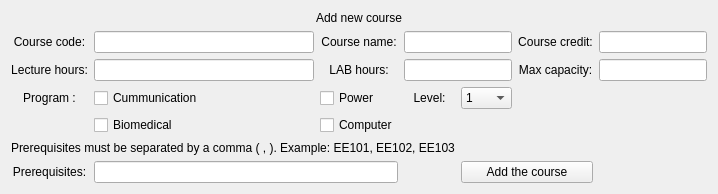
      <widget class="QWidget" name="AddingNewCourses">
       <layout class="QGridLayout" name="gridLayout_12">
        <item row="0" column="0" colspan="7">
         <widget class="QLabel" name="label_48">
          <property name="maximumSize">
           <size>
            <width>16777215</width>
            <height>200</height>
           </size>
          </property>
          <property name="styleSheet">
           <string notr="true">font: 36pt &quot;Rockwell&quot;;
</string>
          </property>
          <property name="text">
           <string>Add new course</string>
          </property>
          <property name="alignment">
           <set>Qt::AlignCenter</set>
          </property>
         </widget>
        </item>
        <item row="1" column="0">
         <widget class="QLabel" name="label_54">
          <property name="styleSheet">
           <string notr="true">font: 12pt &quot;rockwell&quot;</string>
          </property>
          <property name="text">
           <string>Course code:</string>
          </property>
          <property name="alignment">
           <set>Qt::AlignCenter</set>
          </property>
         </widget>
        </item>
        <item row="1" column="1">
         <widget class="QLineEdit" name="lineEdit_CourseCode_2">
          <property name="styleSheet">
           <string notr="true">font: 12pt &quot;rockwell&quot;</string>
          </property>
          <property name="alignment">
           <set>Qt::AlignCenter</set>
          </property>
         </widget>
        </item>
        <item row="1" column="2">
         <widget class="QLabel" name="label_50">
          <property name="styleSheet">
           <string notr="true">font: 12pt &quot;rockwell&quot;</string>
          </property>
          <property name="text">
           <string>Course name:</string>
          </property>
          <property name="alignment">
           <set>Qt::AlignCenter</set>
          </property>
         </widget>
        </item>
        <item row="1" column="3" colspan="2">
         <widget class="QLineEdit" name="lineEdit_CourseName">
          <property name="styleSheet">
           <string notr="true">font: 12pt &quot;rockwell&quot;</string>
          </property>
          <property name="alignment">
           <set>Qt::AlignCenter</set>
          </property>
         </widget>
        </item>
        <item row="1" column="5">
         <widget class="QLabel" name="label_56">
          <property name="styleSheet">
           <string notr="true">font: 12pt &quot;rockwell&quot;</string>
          </property>
          <property name="text">
           <string>Course credit:</string>
          </property>
          <property name="alignment">
           <set>Qt::AlignCenter</set>
          </property>
         </widget>
        </item>
        <item row="1" column="6">
         <widget class="QLineEdit" name="lineEdit_CourseCredit">
          <property name="styleSheet">
           <string notr="true">font: 12pt &quot;rockwell&quot;</string>
          </property>
          <property name="alignment">
           <set>Qt::AlignCenter</set>
          </property>
         </widget>
        </item>
        <item row="2" column="0">
         <widget class="QLabel" name="label_49">
          <property name="styleSheet">
           <string notr="true">font: 12pt &quot;rockwell&quot;</string>
          </property>
          <property name="text">
           <string>Lecture hours:</string>
          </property>
          <property name="alignment">
           <set>Qt::AlignCenter</set>
          </property>
         </widget>
        </item>
        <item row="2" column="1">
         <widget class="QLineEdit" name="lineEdit_LectureHours">
          <property name="styleSheet">
           <string notr="true">font: 12pt &quot;rockwell&quot;</string>
          </property>
          <property name="alignment">
           <set>Qt::AlignCenter</set>
          </property>
         </widget>
        </item>
        <item row="2" column="2">
         <widget class="QLabel" name="label_55">
          <property name="styleSheet">
           <string notr="true">font: 12pt &quot;rockwell&quot;</string>
          </property>
          <property name="text">
           <string>LAB hours:</string>
          </property>
          <property name="alignment">
           <set>Qt::AlignCenter</set>
          </property>
         </widget>
        </item>
        <item row="2" column="3" colspan="2">
         <widget class="QLineEdit" name="lineEdit_LabHours">
          <property name="styleSheet">
           <string notr="true">font: 12pt &quot;rockwell&quot;</string>
          </property>
          <property name="alignment">
           <set>Qt::AlignCenter</set>
          </property>
         </widget>
        </item>
        <item row="2" column="5">
         <widget class="QLabel" name="label_57">
          <property name="styleSheet">
           <string notr="true">font: 12pt &quot;rockwell&quot;</string>
          </property>
          <property name="text">
           <string>Max capacity:</string>
          </property>
          <property name="alignment">
           <set>Qt::AlignCenter</set>
          </property>
         </widget>
        </item>
        <item row="2" column="6">
         <widget class="QLineEdit" name="lineEdit_MaxCapacity">
          <property name="styleSheet">
           <string notr="true">font: 12pt &quot;rockwell&quot;</string>
          </property>
          <property name="alignment">
           <set>Qt::AlignCenter</set>
          </property>
         </widget>
        </item>
        <item row="3" column="0">
         <widget class="QLabel" name="label_52">
          <property name="styleSheet">
           <string notr="true">font: 12pt &quot;rockwell&quot;</string>
          </property>
          <property name="text">
           <string>Program :</string>
          </property>
          <property name="alignment">
           <set>Qt::AlignCenter</set>
          </property>
         </widget>
        </item>
        <item row="3" column="1">
         <widget class="QCheckBox" name="checkBox_Communication">
          <property name="styleSheet">
           <string notr="true">font: 9pt &quot;Rockwell&quot;</string>
          </property>
          <property name="text">
           <string>Cummunication</string>
          </property>
         </widget>
        </item>
        <item row="3" column="2">
         <widget class="QCheckBox" name="checkBox_Power">
          <property name="styleSheet">
           <string notr="true">font: 9pt &quot;Rockwell&quot;</string>
          </property>
          <property name="text">
           <string>Power</string>
          </property>
         </widget>
        </item>
        <item row="3" column="3">
         <widget class="QLabel" name="label_53">
          <property name="styleSheet">
           <string notr="true">font: 12pt &quot;rockwell&quot;</string>
          </property>
          <property name="text">
           <string>Level:</string>
          </property>
          <property name="alignment">
           <set>Qt::AlignCenter</set>
          </property>
         </widget>
        </item>
        <item row="3" column="4">
         <widget class="QComboBox" name="comboBox_Level_2">
          <property name="styleSheet">
           <string notr="true">font: 12pt &quot;Rockwell&quot;</string>
          </property>
          <item>
           <property name="text">
            <string>1</string>
           </property>
          </item>
          <item>
           <property name="text">
            <string>2</string>
           </property>
          </item>
          <item>
           <property name="text">
            <string>3</string>
           </property>
          </item>
          <item>
           <property name="text">
            <string>4</string>
           </property>
          </item>
         </widget>
        </item>
        <item row="4" column="1">
         <widget class="QCheckBox" name="checkBox_Biomedical">
          <property name="styleSheet">
           <string notr="true">font: 9pt &quot;Rockwell&quot;</string>
          </property>
          <property name="text">
           <string>Biomedical</string>
          </property>
         </widget>
        </item>
        <item row="4" column="2">
         <widget class="QCheckBox" name="checkBox_Computer">
          <property name="styleSheet">
           <string notr="true">font: 9pt &quot;Rockwell&quot;</string>
          </property>
          <property name="text">
           <string>Computer</string>
          </property>
         </widget>
        </item>
        <item row="5" column="0" colspan="4">
         <widget class="QLabel" name="label_58">
          <property name="maximumSize">
           <size>
            <width>16777215</width>
            <height>200</height>
           </size>
          </property>
          <property name="text">
           <string>Prerequisites must be separated by a comma ( , ). Example: EE101, EE102, EE103</string>
          </property>
         </widget>
        </item>
        <item row="6" column="0">
         <widget class="QLabel" name="label_51">
          <property name="styleSheet">
           <string notr="true">font: 12pt &quot;rockwell&quot;</string>
          </property>
          <property name="text">
           <string>Prerequisites:</string>
          </property>
          <property name="alignment">
           <set>Qt::AlignCenter</set>
          </property>
         </widget>
        </item>
        <item row="6" column="1" colspan="2">
         <widget class="QLineEdit" name="lineEdit_Prerequisites">
          <property name="styleSheet">
           <string notr="true">font: 12pt &quot;rockwell&quot;</string>
          </property>
          <property name="alignment">
           <set>Qt::AlignCenter</set>
          </property>
         </widget>
        </item>
        <item row="6" column="4" colspan="2">
         <widget class="QPushButton" name="pushButton_AddCourse_2">
          <property name="styleSheet">
           <string notr="true">font: 12pt &quot;Rockwell&quot;</string>
          </property>
          <property name="text">
           <string>Add the course</string>
          </property>
         </widget>
        </item>
       </layout>
      </widget>
